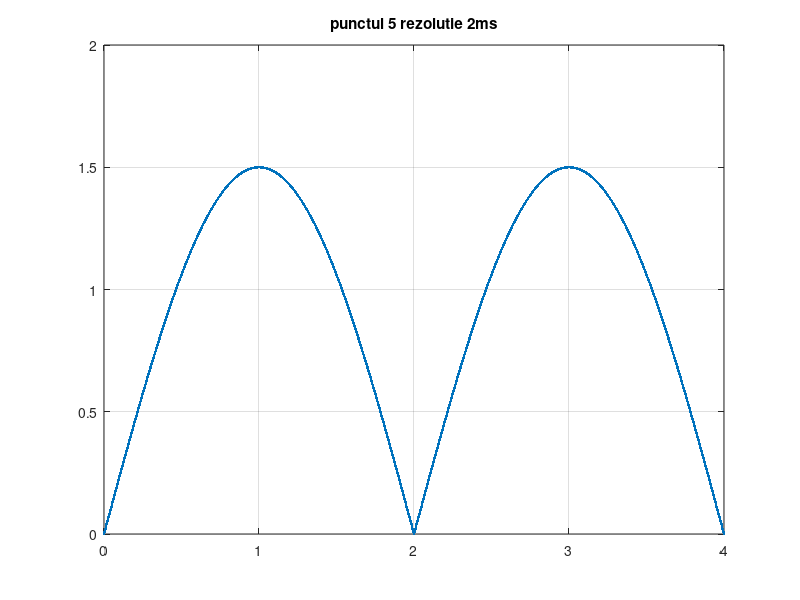
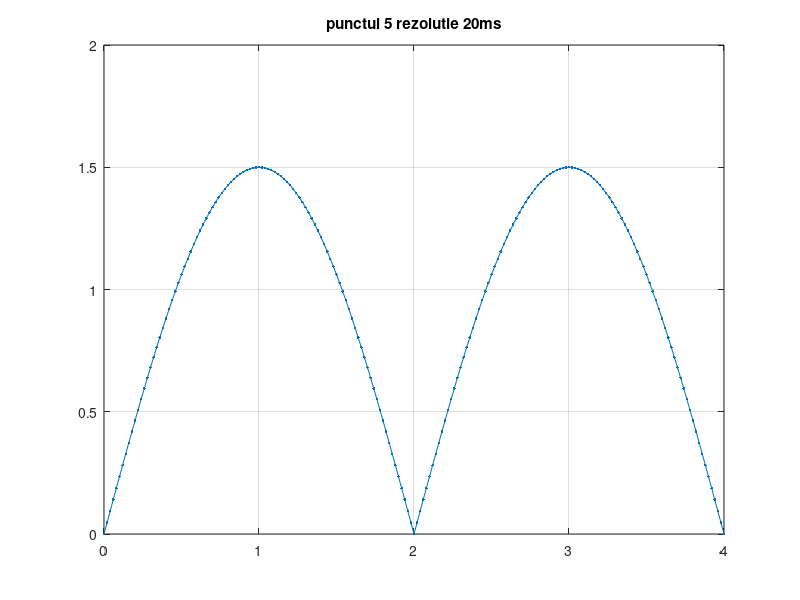
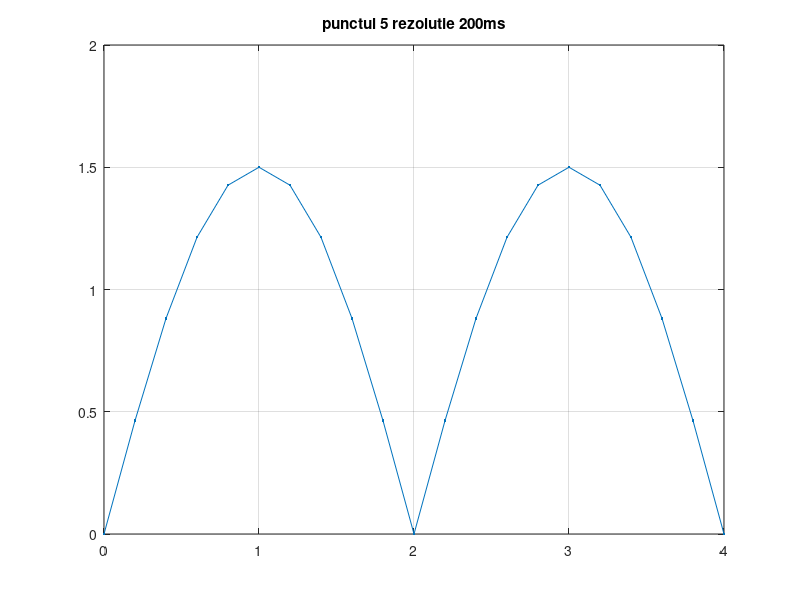

These charts were generated, in order, by the following MATLAB code:

t1=0:0.002:4;
t2=0:0.02:4;
t3=0:0.2:4;
F=1/4;

s1=1.5*sin(2*pi*F*t1);
n1=length(s1);
for i=1:1:n1
    
    if s1(i)<0
        s1(i)=-s1(i);
    end
end
figure(1)
plot(t1,s1,'.-'),title('punctul 5 rezolutie 2ms'),grid

s2=1.5*sin(2*pi*F*t2);
n2=length(s2);
for i=1:1:n2
    
    if s2(i)<0
        s2(i)=-s2(i);
    end
end
figure(2)
plot(t2,s2,'.-'),title('punctul 5 rezolutie 20ms'),grid

s3=1.5*sin(2*pi*F*t3);
n3=length(s3);
for i=1:1:n3
    
    if s3(i)<0
        s3(i)=-s3(i);
    end
end
figure(3)
plot(t3,s3,'.-'),title('punctul 5 rezolutie 200ms'),grid